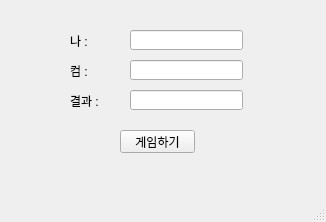
<?xml version="1.0" encoding="UTF-8"?>
<ui version="4.0">
 <class>MainWindow</class>
 <widget class="QMainWindow" name="MainWindow">
  <property name="geometry">
   <rect>
    <x>0</x>
    <y>0</y>
    <width>326</width>
    <height>222</height>
   </rect>
  </property>
  <property name="windowTitle">
   <string>MainWindow</string>
  </property>
  <widget class="QWidget" name="centralwidget">
   <widget class="QLabel" name="lblMine">
    <property name="geometry">
     <rect>
      <x>70</x>
      <y>30</y>
      <width>56</width>
      <height>21</height>
     </rect>
    </property>
    <property name="text">
     <string>나 : </string>
    </property>
   </widget>
   <widget class="QLabel" name="lblCom">
    <property name="geometry">
     <rect>
      <x>70</x>
      <y>60</y>
      <width>56</width>
      <height>21</height>
     </rect>
    </property>
    <property name="text">
     <string>컴 : </string>
    </property>
   </widget>
   <widget class="QLabel" name="lblResult">
    <property name="geometry">
     <rect>
      <x>70</x>
      <y>90</y>
      <width>56</width>
      <height>21</height>
     </rect>
    </property>
    <property name="text">
     <string>결과 : </string>
    </property>
   </widget>
   <widget class="QLineEdit" name="le_mine">
    <property name="geometry">
     <rect>
      <x>130</x>
      <y>30</y>
      <width>113</width>
      <height>20</height>
     </rect>
    </property>
   </widget>
   <widget class="QLineEdit" name="le_com">
    <property name="geometry">
     <rect>
      <x>130</x>
      <y>60</y>
      <width>113</width>
      <height>20</height>
     </rect>
    </property>
   </widget>
   <widget class="QLineEdit" name="le_result">
    <property name="geometry">
     <rect>
      <x>130</x>
      <y>90</y>
      <width>113</width>
      <height>20</height>
     </rect>
    </property>
   </widget>
   <widget class="QPushButton" name="pb">
    <property name="geometry">
     <rect>
      <x>120</x>
      <y>130</y>
      <width>75</width>
      <height>23</height>
     </rect>
    </property>
    <property name="text">
     <string>게임하기</string>
    </property>
   </widget>
  </widget>
  <widget class="QMenuBar" name="menuBar">
   <property name="geometry">
    <rect>
     <x>0</x>
     <y>0</y>
     <width>326</width>
     <height>21</height>
    </rect>
   </property>
  </widget>
  <widget class="QStatusBar" name="statusbar"/>
 </widget>
 <resources/>
 <connections/>
</ui>
